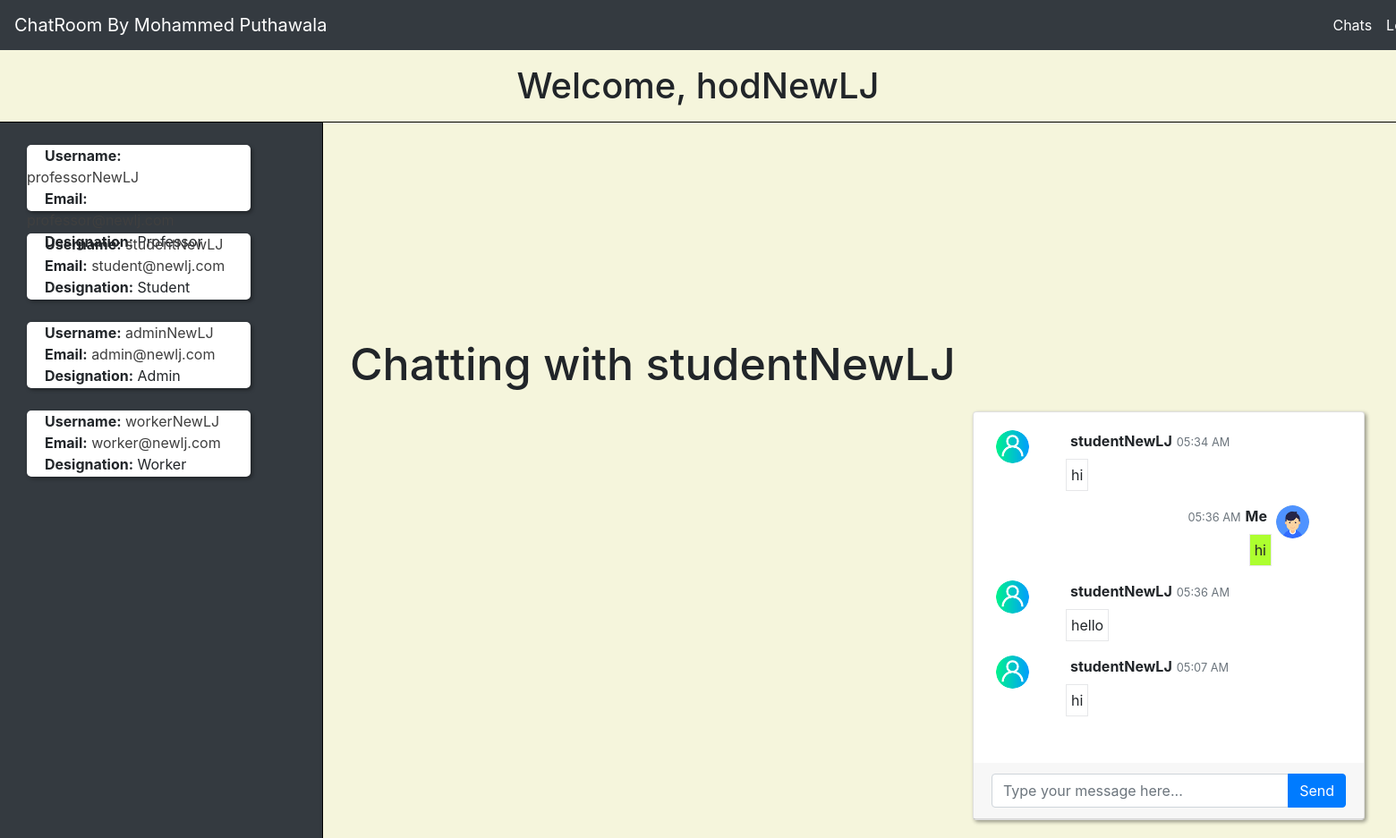
The app's page /chat.php?id=12 (signed in) with its own data.
### tables this page shows
CREATE TABLE `user_data` (
  `id` int(11) NOT NULL,
  `college_name` varchar(255) NOT NULL,
  `designation` varchar(255) NOT NULL,
  `mobile_number` varchar(255) NOT NULL,
  `email` varchar(255) NOT NULL,
  `username` varchar(255) NOT NULL,
  `password` varchar(255) NOT NULL
);

CREATE TABLE `chats` (
  `id` int(11) NOT NULL,
  `current_user_id` int(11) NOT NULL,
  `your_id` int(11) NOT NULL,
  `message` text NOT NULL,
  `time` timestamp NOT NULL DEFAULT current_timestamp() ON UPDATE current_timestamp()
);

### chat.php (the view, shortened to what this page needs)
<?php
require('connection.inc.php');
include('top.inc.php');
$msg='';
$current_user_id = $_SESSION['USER_ID'];
$res_get_names = mysqli_query($con, "select * from user_data where id = '$current_user_id'");
$row_get_names = mysqli_fetch_assoc($res_get_names);
if(isset($_GET['id']))
{
	$getId = mysqli_real_escape_string($con,$_GET['id']);
	$res_get_name = mysqli_query($con, "select * from user_data where id='$getId'");
	$row_get_name = mysqli_fetch_assoc($res_get_name);
    $msg = "Chatting with ".$row_get_name['username'];
}
$res = mysqli_query($con,"select * from user_data where id!='$current_user_id'");
?>
<h1 style="background-color:beige;" class="text-center mt-3 mb-3">Welcome, <?php echo $row_get_names['username']; ?></h1>
<div style="display:flex;flex-direction:row;justify-content:space-between;height:100%;width:100%;border-top:0.5px solid #000;">
<div style="background-color:#343a40;height:100vh;width:30%;" class="lists">
<?php while($row=mysqli_fetch_assoc($res)){ ?>
<div style="background-color:white;height:74px;width:250px;margin-top:25px;margin-left:30px;border-radius:5px;box-shadow: 2px 2px 4px rgba(0, 0, 0, 0.4);">
<span style="margin:20px;"><span style="font-weight:bold">Username:</span> <a style="color:#3f3f3f" href="?id=<?php echo $row['id']; ?>" ><?php echo $row['username']; ?></a></span></br>
<span style="margin:20px;"><span style="font-weight:bold">Email:</span> <a style="color:#3f3f3f" href="?id=<?php echo $row['id']; ?>" ><?php echo $row['email']; ?></a></span></br>
<span style="margin:20px;"><span style="font-weight:bold">Designation:</span> <?php echo $row['designation']; ?></span>
</div>
<?php } ?>
</div>
<div style="background-color:beige;height:100vh;width:100vw;box-shadow: 2px 2px 4px rgba(0, 0, 0, 0.4);border-left:0.5px solid #000;" class="chats">
    <h1 style="margin-top:240px;margin-left:30px;font-size:50px;"><?php echo $msg; ?></h1>
    <div class="container">
         <div class="row justify-content-md-center mb-4">
            <div class="col-md-6">
				<?php if(isset($_GET['id']) && $_GET['id'] != ''){ ?>
               <div class="card">
                  <div class="card-body messages-box" id="myMsg">
					 <ul class="list-unstyled messages-list">
							<?php
							if(isset($_GET['id']) && $_GET['id'] != '')
							{
								$yourId = $_GET['id'];
								$current_user_id = $_SESSION['USER_ID'];
								$sql = "select chats.*, user_data.* from chats, user_data where ((chats.current_user_id = '$current_user_id' and chats.your_id = '$yourId') or (chats.current_user_id = '$yourId' and chats.your_id = '$current_user_id')) and user_data.id = '$yourId' ";
								$res_chats = mysqli_query($con, $sql);
								$count = mysqli_num_rows($res_chats);
								if($count>0)
								{
									$html='';
								while($row=mysqli_fetch_assoc($res_chats)){
									$message=$row['message'];
									$time=$row['time'];
									$strtotime=strtotime($time);
									$stime=date('h:i A',$strtotime);
									$type=$row['current_user_id'];
									if($type != $_SESSION['USER_ID']){
										$class="messages-you";
										$imgAvatar="robot.png";
										$name=$row['username'];
									}else{
										$class="messages-me";
										$imgAvatar="user_avatar.png";
										$name="Me";
									}
									$html.='<li class="'.$class.' clearfix"><span class="message-img"><img src="image/'.$imgAvatar.'" class="avatar-sm rounded-circle"></span><div class="message-body clearfix"><div class="message-header"><strong class="messages-title">'.$name.'</strong> <small class="time-messages text-muted"><span class="fas fa-time"></span> <span class="minutes">'.$stime.'</span></small> </div><p class="messages-p">'.$message.'</p></div></li>';
								}
								echo $html;
								}
								else {
								}
							}
							?>
                     </ul>
                  </div>
                  <div class="card-header">
                    <div class="input-group">
					   <input id="input-me" type="text" onkeydown="handleKeyDown(event)" name="messages" class="form-control input-sm" placeholder="Type your message here..." />
					   <span class="input-group-append">
					   <input type="button" class="btn btn-primary" value="Send" onclick="send_message()">
					   </span>
					</div>
                  </div>
               </div>
			   <?php }?>
            </div>
         </div>
      </div>
</div>
</div>
</body>
</html>

### top.inc.php (shortened to what this page needs)
<!DOCTYPE html>
<html lang="en">
   <head>
      <link href="//maxcdn.bootstrapcdn.com/bootstrap/4.1.1/css/bootstrap.min.css" rel="stylesheet" id="bootstrap-css">
	  <link href="style.css" rel="stylesheet">
   </head>
   <body>
			<nav class="navbar navbar-expand-lg navbar-dark bg-dark">
			<a class="navbar-brand" href="index.php">ChatRoom By Mohammed Puthawala</a>
			<div class="collapse navbar-collapse" style="margin-left:1100px;" id="navbarSupportedContent">
				<ul class="navbar-nav mr-auto">
				<?php if(isset($_SESSION['USER_LOGIN'])){ ?>
				<li class="nav-item active">
					<a class="nav-link" href="chat.php">Chats </a>
				</li>
				<?php } ?>
				<?php if(isset($_SESSION['USER_LOGIN'])){ ?>
				<li class="nav-item active">
					<a class="nav-link" href="logout.php">Logout</a>
				</li>
				<?php } ?>
				</ul>
			</div>
			</nav>

### style.css (style rules this page uses)
.col-md-6 { margin-top:100px; margin-left: 930px; max-width:30%; position: fixed; bottom: 20px; right: 20px; }
.messages-box { max-height: 28rem; overflow: auto; }
.messages-title { float: right; margin: 0px 5px; }
.message-img { float: right; margin: 0px 5px; }
.message-header { text-align: right; width: 100%; margin-bottom: 0.5rem; }
.messages-list li.messages-you .messages-title { float: left; }
.messages-list li.messages-you .message-img { float: left; }
.messages-list li.messages-you p { float: left; text-align: left; }
.messages-list li.messages-you .message-header { text-align: left; }
.messages-list li p { max-width: 60%; padding: 5px; border: #e6e7e9 1px solid; }
.messages-list li.messages-me p { float: right; border: #e6e7e9 1px solid; background-color: greenyellow; }
img { width:50%; }
.card { box-shadow: 2px 2px 4px rgba(0, 0, 0, 0.4); }
body { overflow-y: hidden; }
body { background-color:beige; }
.lists { overflow-y:scroll; min-height: 100vh; }

### records on screen
user_data: username "hodNewLJ"
user_data: username "professorNewLJ"
user_data: username "studentNewLJ", email "student@newlj.com", designation "Student", username "Chatting with studentNewLJ"
user_data: username "adminNewLJ", email "admin@newlj.com", designation "Admin"
user_data: username "workerNewLJ", email "worker@newlj.com", designation "Worker"
chats: user_data.username "studentNewLJ", time "05:34 AM", message "hi"
chats: shows a picture, current_user "Me", time "05:36 AM", message "hi"
chats: user_data.username "studentNewLJ", time "05:36 AM", message "hello"
chats: user_data.username "studentNewLJ", time "05:07 AM", message "hi"
